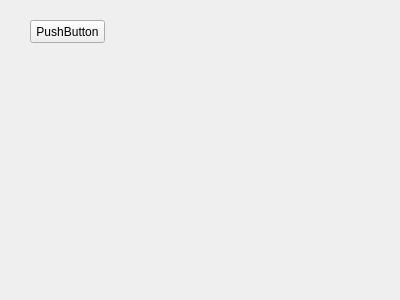
<?xml version="1.0" encoding="UTF-8"?>
<ui version="4.0">
 <class>Form</class>
 <widget class="QWidget" name="Form">
  <property name="geometry">
   <rect>
    <x>0</x>
    <y>0</y>
    <width>400</width>
    <height>300</height>
   </rect>
  </property>
  <property name="windowTitle">
   <string>Form</string>
  </property>
  <widget class="QPushButton" name="pushButton">
   <property name="geometry">
    <rect>
     <x>30</x>
     <y>20</y>
     <width>75</width>
     <height>23</height>
    </rect>
   </property>
   <property name="text">
    <string>PushButton</string>
   </property>
  </widget>
 </widget>
 <resources/>
 <connections/>
</ui>
